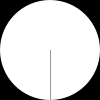
Frame 1 (no input)
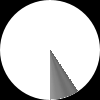
Frame 60 (the mouse pressed at the canvas centre just before this capture)
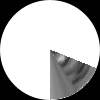
Frame 120 (the mouse held since frame 60 and released just before this capture)

The Processing sketch that drew these frames (run headless with seeded random() and noise(); from frame 60 on, the mouse is pressed at the canvas centre):

// Processing sketch: processing_30896
// ── processing_30896.pde

float n = 0, inc = .01, imod;

void setup(){
  translate(50,50);
  background(0);
  noStroke();
  ellipse(0,0,100,100);
}

void draw(){
  imod = mouseY * .003;
  float theta = n;
  float dx = sin(theta);
  float dy = cos(theta);
  float l = 50;
  
  for(float i = 0; i < l; i++){
    set((int)(i*dx)+width/2,(int)(i*dy)+width/2,color(noise(n,i*imod)*255));
  }
  n+=inc;
}


//not as interesting:

/*void keyPressed(){
  if(key == '=' || key == '+'){
    imod += .05;
  }else if(key == '-' || key == '_'){
    imod -= .05;
  }else if(key == 'r'){
    imod = .01;
  }
}*/
